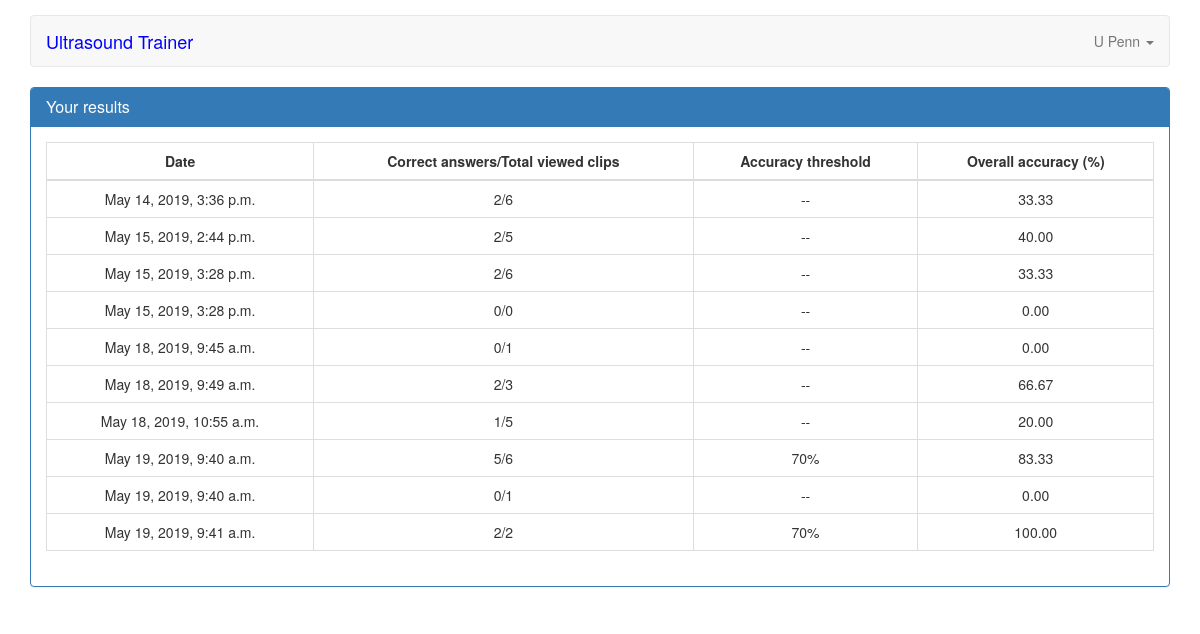
The app's page /profile/7?return=1 (signed in) with its own data.
### servey/models.py (models this page shows, shortened)
class Result(models.Model):
    user = models.ForeignKey(User, related_name='user_result', on_delete=models.CASCADE)
    date = models.DateTimeField(default=datetime.datetime.utcnow, blank=True)
    close = models.BooleanField(default=False, verbose_name="Test is close?", blank=True)
    training_type = models.CharField(choices=TRAINING_TYPE, blank=True, null=True, max_length=255)
    accuracy = models.CharField(max_length=255, choices=ACCURACY_THRESHOLD, blank=True, null=True)
    created_at = models.DateTimeField(auto_now_add=True)
    updated_at = models.DateTimeField(auto_now=True)

### servey/views.py (the view)
@login_required(login_url=settings.LOGIN_URL)
def user_profile(request, user_pk=False):
    if request.user.is_authenticated:
        context = {}
        count_questions = Video.objects.count()
        if user_pk:
            user = User.objects.get(id=user_pk)
            template = 'user/profile.html'
        else:
            user = request.user
            template = 'user/me.html'
        list = Result.objects.filter(user=user).all()
        count_results = Pager.view(request, list)
        for result in count_results:
            context[result.id] = count_accuracy(result)
        return render(
            request, template,
            {
                'count_results': count_results,
                'results': context.items(),
                'count_questions': count_questions
            }
        )
    else:
        return HttpResponseRedirect(request.META.get('HTTP_REFERER', '/'))

### servey/models.py (called while the page is built)
    def view(request, list):
        page = request.GET.get('page', 1)
        paginator = Paginator(list, ITEMS_PER_PAGE)
        try:
            model = paginator.page(page)
        except PageNotAnInteger:
            model = paginator.page(1)
        except EmptyPage:
            model = paginator.page(paginator.num_pages)
        return model

### templates/user/profile.html
{% extends 'partials/index.html' %}
{% block content %}
    <div class="col-md-12" style="padding-right: 0px;padding-left: 0px;">
        <div class="panel panel-primary">
            <div class="panel-heading">
                <h3 class="panel-title">Your results</h3>
            </div>
            <div class="panel-body">
            {% if results %}
                <table class="table table-bordered table-hover">
                    <thead>
                    <tr>
                        <th class="text-center">Date</th>
                        <th class="text-center">Correct answers/Total viewed clips</th>
                        <th class="text-center">Accuracy threshold</th>
                        <th class="text-center">Overall accuracy (%)</th>
                    </tr>
                    </thead>
                    <tbody>
                    {% for key, values in results %}
                        <tr>
                            {% for key, value in values.items %}
                                <td class="text-center">{{ value }}</td>
                            {% endfor %}
                        </tr>
                    {% endfor %}
                    </tbody>
                </table>
            {% else %}
                <h3 class="text-center">No result</h3>
            {% endif %}
            </div>
        </div>
    </div>
{% endblock %}

### templates/partials/index.html (shortened to what this page needs)
<!DOCTYPE html>
<html lang="en">
    {% load staticfiles %}
    <head>
        <link href="{% static 'bootstrap-3.3.6.min.css' %}" rel="stylesheet">
        <link rel="stylesheet" href="{% static 'main.css' %}">
    </head>
    <body>
    <div class="container" id="container_main" >
        <nav class="navbar navbar-default" role="navigation">
        <div class="navbar-header">
            {% if user.is_superuser and user.is_staff %}
                <a class="navbar-brand" href="{% url 'admin:index' %}" style="color: blue">Ultrasound Trainer Admin</a>
            {% else %}
                <a class="navbar-brand" href="{% url 'index' %}" style="color: blue">Ultrasound Trainer</a>
            {% endif %}
        </div>
        <div class="collapse navbar-collapse navbar-ex1-collapse">
            <ul class="nav navbar-nav navbar-right">
                <li class="dropdown">
                    <a href="#" class="dropdown-toggle" data-toggle="dropdown">
                        {% if request.user.is_authenticated %}
                            <span>{{ request.user.username }}</span>
                            <b class="caret"></b>
                        {% endif %}
                    </a>
                </li>
            </ul>
        </div>
        </nav>
        <div class="row">
            {% block content %}
            {% endblock %}
        </div>
    </div>
    </body>
</html>

### static/main.css (style rules this page uses)
#container_main { padding-top: 15px; }
.row { margin-right: 0; margin-left: 0; }
h3 { margin-top: 6px; margin-right: 10px; }
ul li { list-style-type: none; }

### records on screen
Result: values "May 14, 2019, 3:36 p.m."
Result: values "May 15, 2019, 2:44 p.m."
Result: values "May 15, 2019, 3:28 p.m."
Result: values "May 15, 2019, 3:28 p.m."
Result: values "May 18, 2019, 9:45 a.m."
Result: values "May 18, 2019, 9:49 a.m."
Result: values "May 18, 2019, 10:55 a.m."
Result: values "May 19, 2019, 9:40 a.m." "70%"
Result: values "May 19, 2019, 9:40 a.m."
Result: values "May 19, 2019, 9:41 a.m." "70%"

### other values on screen
{{ request.user.username }} "U Penn"
{{ value }} "2/6" "--" "33.33" "2/5" "--" "40.00" "2/6" "--" "33.33" "0/0" "--" "0.00" "0/1" "--" "0.00" "2/3" "--" "66.67" "1/5" "--" "20.00" "5/6" "83.33" "0/1" "--" "0.00" "2/2" "100.00"
